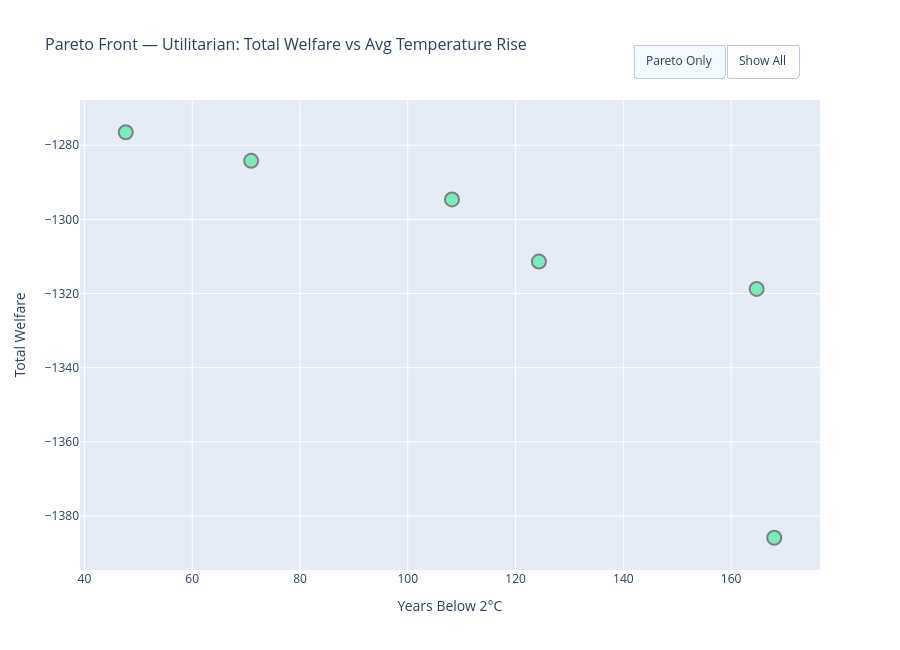
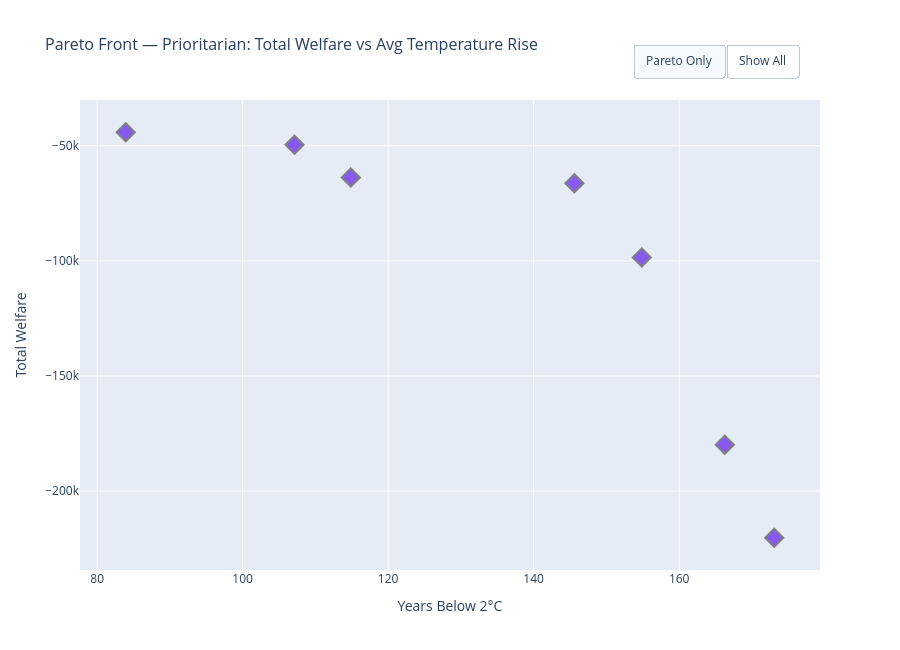

Notebook code for these charts, in order:
### Code cell
# ── Build DataFrame ───────────────────────────────────────────────────────────
npy_pareto_frames = []
if WELFARE_ANALYSIS:
    for _algo, _root in [('Utilitarian', UTILITARIAN_ROOT), ('Prioritarian', PRIORITARIAN_ROOT)]:
        if _root.exists():
            npy_pareto_frames.append(_compute_npy_objectives(_root, _algo))
else:
    for _algo, _root in [('HASAC', HASAC_ROOT), ('MAPPO', MAPPO_ROOT)]:
        if _root.exists():
            npy_pareto_frames.append(_compute_npy_objectives(_root, _algo))
    if HAPPO_ROOT.exists():
        _happo_df = _compute_npy_objectives(HAPPO_ROOT, 'HAPPO')
        if not _happo_df.empty:
            npy_pareto_frames.append(_happo_df)

npy_pareto_df = pd.concat(npy_pareto_frames, ignore_index=True) if npy_pareto_frames else pd.DataFrame()
print(f'Loaded {len(npy_pareto_df)} runs for npy-based Pareto front')
print(npy_pareto_df.groupby('algorithm').size().to_string())

# ── Select axes based on mode ─────────────────────────────────────────────────
if WELFARE_ANALYSIS:
    _y_col = 'total_welfare'
    _x_title = 'Years Below 2°C'

    # ── Separate interactive plot per welfare objective ───────────────────────
    for _algo in ['Utilitarian', 'Prioritarian']:
        _subset = npy_pareto_df[npy_pareto_df['algorithm'] == _algo]
        if _subset.empty:
            print(f'No data for {_algo}, skipping.')
            continue
        _pareto_title = f'Pareto Front — {_algo}: Total Welfare vs Avg Temperature Rise'
        _save_name    = f'pareto_front_{_algo.lower()}_welfare_avgtemp.svg'
        fig_npy_pareto = plot_pareto_front_eval(
            _subset,
            x_col='years_below_2c',
            y_col=_y_col,
            x_dir='max',
            y_dir='max',
        )
        fig_npy_pareto.update_layout(
            title=dict(text=_pareto_title),
            xaxis_title=_x_title,
            yaxis_title='Total Welfare',
        )
        fig_npy_pareto.show()
        if SAVE_FIGURES:
            fig_npy_pareto.write_image(str(OUTPUT_DIR / _save_name))
            print(f'Saved: {OUTPUT_DIR / _save_name}')

else:
    _y_col        = 'cumulative_neo'
    _y_title      = 'Cumulative Net Economic Output (T$)'
    _pareto_title = 'Pareto Front — Cumulative NEO vs Avg Temperature Rise'
    _save_name    = 'pareto_front_cumneo_avgtemp.svg'

    fig_npy_pareto = plot_pareto_front_eval(
        npy_pareto_df,
        x_col='avg_temperature',
        y_col=_y_col,
        x_dir='min',
        y_dir='max',
    )
    fig_npy_pareto.update_layout(
        title=dict(text=_pareto_title),
        xaxis_title='Average Temperature Rise (°C)',
        yaxis_title=_y_title,
    )
    fig_npy_pareto.show()
    if SAVE_FIGURES:
        fig_npy_pareto.write_image(str(OUTPUT_DIR / _save_name))
        print(f'Saved: {OUTPUT_DIR / _save_name}')

# ── Write Pareto-front runs to file ───────────────────────────────────────────
pareto_out = OUTPUT_DIR / 'pareto_front_runs.txt'
with open(pareto_out, 'w') as f:
    for algo in sorted(npy_pareto_df['algorithm'].unique()):
        adf = npy_pareto_df[npy_pareto_df['algorithm'] == algo].reset_index(drop=True)
        _col = 'total_welfare' if WELFARE_ANALYSIS else 'cumulative_neo'
        pts = adf[['avg_temperature', _col]].values
        mask = is_pareto_efficient(pts, ['min', 'max'])
        pareto_runs = adf[mask].sort_values('avg_temperature')
        f.write(f'=== {algo} ({mask.sum()} / {len(adf)} runs on Pareto front) ===\n')
        for _, row in pareto_runs.iterrows():
            f.write(f"  {row['run_name']:<40}  \n")
        f.write('\n')

print(f'Pareto front runs written to: {pareto_out}')


# -───────────────────────────────── #

# Paper plot

if WELFARE_ANALYSIS:
    _paper_y_col = 'total_welfare'

    # ── Separate figure per welfare objective ─────────────────────────────────
    for _algo in ['Utilitarian', 'Prioritarian']:
        _subset = npy_pareto_df[npy_pareto_df['algorithm'] == _algo]
        if _subset.empty:
            print(f'No data for {_algo}, skipping.')
            continue
        fig_pareto_paper = plot_pareto_front_paper(_subset, x_col='years_below_2c', y_col=_paper_y_col, x_dir='max', annotate_weights=False)
        #fig_pareto_paper.suptitle(_algo, fontsize=9, fontweight='bold', y=1.01)
        if SAVE_FIGURES:
            _stem = f'pareto_front_{_algo.lower()}_paper'
            fig_pareto_paper.savefig(OUTPUT_DIR / f'{_stem}.png', dpi=300, bbox_inches='tight')
            fig_pareto_paper.savefig(OUTPUT_DIR / f'{_stem}.pdf', bbox_inches='tight')
            print(f'Saved {_stem} → {OUTPUT_DIR}')
        plt.show()
else:
    _paper_y_col = 'cumulative_neo'
    fig_pareto_paper = plot_pareto_front_paper(npy_pareto_df, x_col='avg_temperature', y_col=_paper_y_col, annotate_weights=False)
    if SAVE_FIGURES:
        fig_pareto_paper.savefig(OUTPUT_DIR / 'pareto_front_paper.png', dpi=300, bbox_inches='tight')
        fig_pareto_paper.savefig(OUTPUT_DIR / 'pareto_front_paper.pdf', bbox_inches='tight')
        print(f'Saved PNG + PDF → {OUTPUT_DIR}')
    plt.show()

# ── Build Pareto-front run dirs (used by downstream cells) ───────────────────
if WELFARE_ANALYSIS:
    _pf_sources = [('Utilitarian', UTILITARIAN_ROOT), ('Prioritarian', PRIORITARIAN_ROOT)]
else:
    _pf_sources = [('HAPPO', HAPPO_ROOT), ('HASAC', HASAC_ROOT), ('MAPPO', MAPPO_ROOT)]

pareto_front_run_dirs = {}   # algo -> list of (run_name, run_dir, prefix)
for _algo, _root in _pf_sources:
    _adf = npy_pareto_df[npy_pareto_df['algorithm'] == _algo].reset_index(drop=True)
    if _adf.empty:
        pareto_front_run_dirs[_algo] = []
        continue
    _pts = _adf[['avg_temperature', _paper_y_col]].values
    _mask = is_pareto_efficient(_pts, ['min', 'max'])
    _entries = []
    for _, _row in _adf[_mask].iterrows():
        _run_dir = _root / _row['run_name']
        try:
            _info = latest_export_info(_run_dir)
            _entries.append((_row['run_name'], _run_dir, _info['prefix']))
        except FileNotFoundError:
            pass
    pareto_front_run_dirs[_algo] = _entries
    print(f"{_algo}: {len(_entries)} Pareto-front runs: {[e[0] for e in _entries]}")
